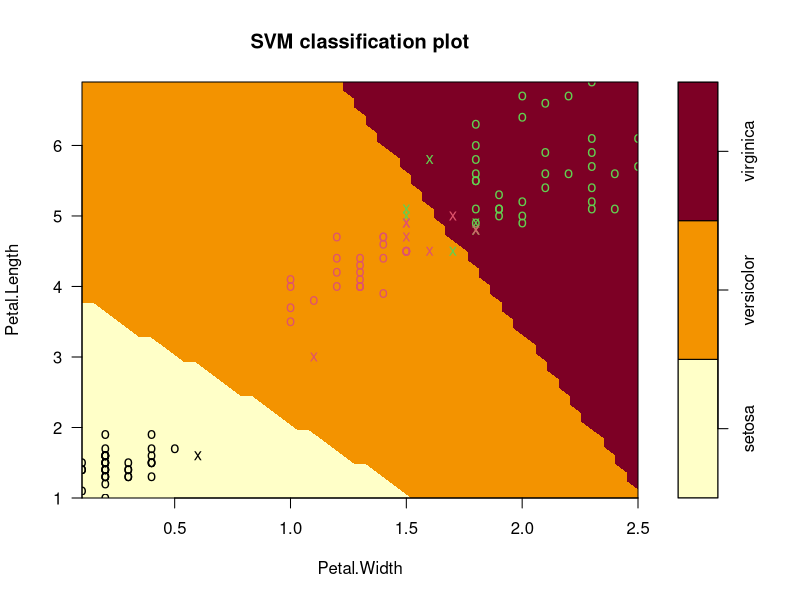

The R source for this figure:
library(e1071)

df <- as.data.frame(iris)

set.seed(123)
idx = sample(1:nrow(df), nrow(df)*0.75)
train <- df[idx,]
test <- df[-idx,]

model <- svm(Species ~ Petal.Length + Petal.Width , data = train, kernel = "linear", cost = 10)
pred <- predict(model, test)

cm <- table(test$Species, pred)
cm

accuracy <- sum(diag(cm))/sum(cm)*100
accuracy

plot(model, train, Petal.Length ~ Petal.Width)
